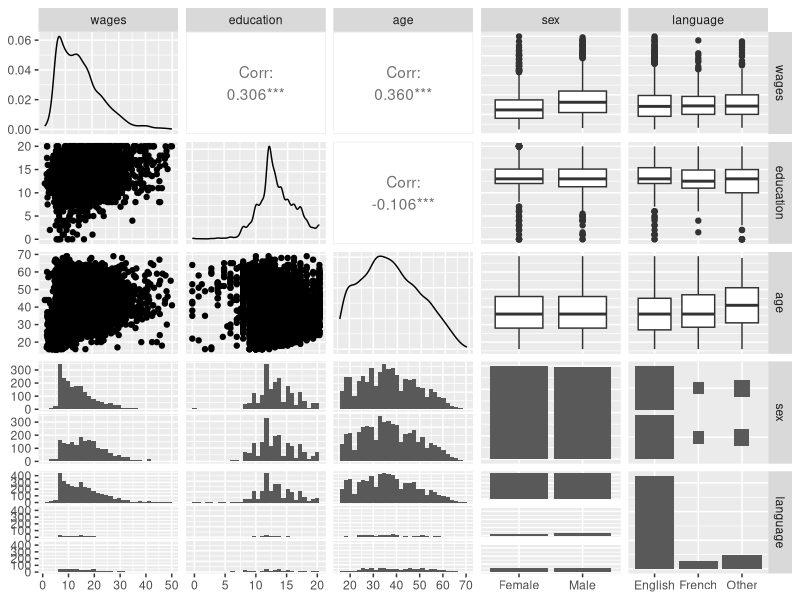
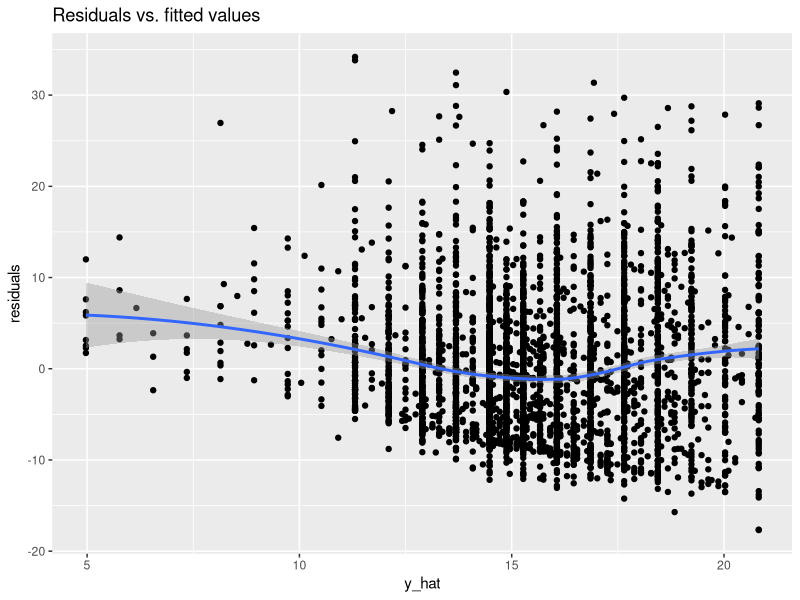
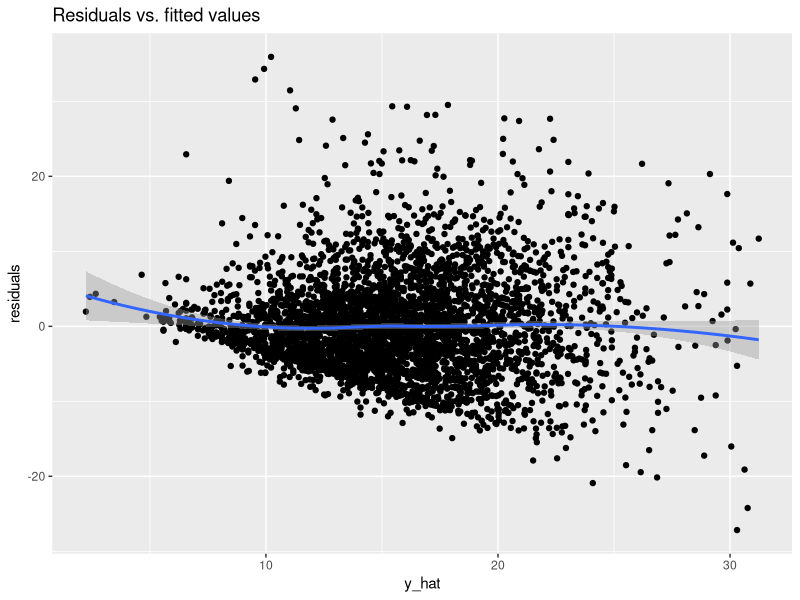
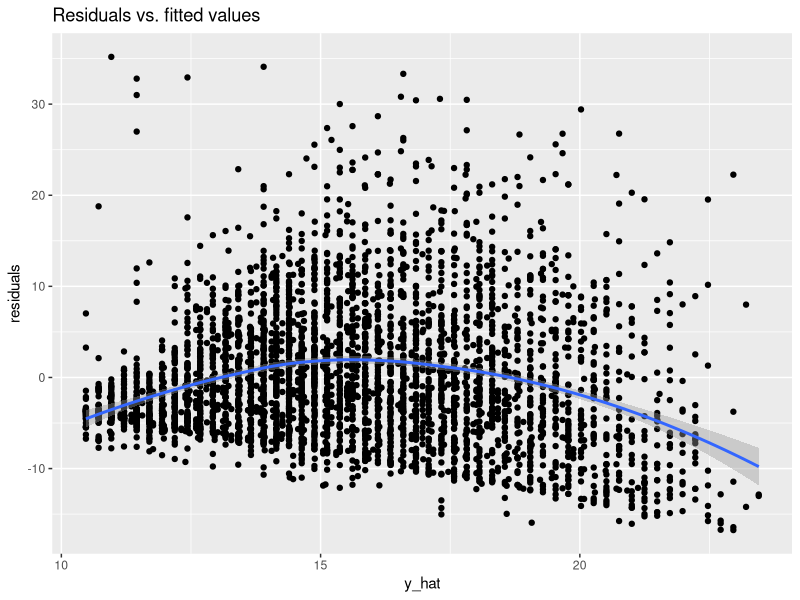
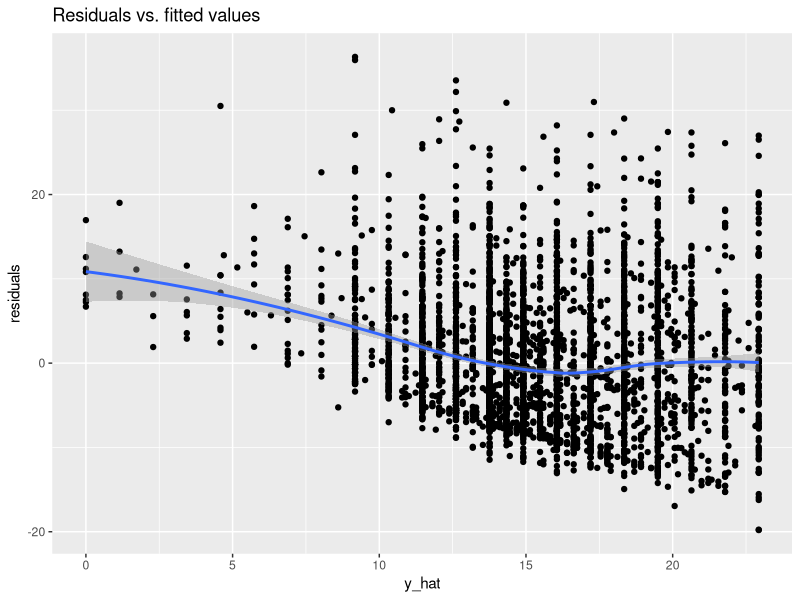

The R script that drew these images, in order:
## ---- chunk 1
library(formatR)
showsol <- FALSE
library(knitr)
opts_chunk$set(tidy.opts = list(width.cutoff = 68), tidy = TRUE, warning = FALSE, error = FALSE, message = FALSE, echo = TRUE)
## ---- chunk 2
library(GGally)
#install.packages("car")
library(car)
data(SLID, package = "carData")
SLID <- SLID[complete.cases(SLID), ]
ggpairs(SLID)
## ---- chunk 3
mylm <- function(formula, data = list(), contrasts = NULL, ...){
  # Extract model matrix & responses
  mf <- model.frame(formula = formula, data = data)
  X  <- model.matrix(attr(mf, "terms"), data = mf, contrasts.arg = contrasts)
  y  <- model.response(mf)
  terms <- attr(mf, "terms")
  n = nrow(X)
  p = ncol(X)
  k = p-1

  # Add code here to calculate coefficients, residuals, fitted values, etc...
  # and store the results in the list est
  beta_hat = solve(t(X)%*%X)%*%t(X)%*%y
  sigma_sq_hat = (1/(n-p))*t(y-X%*%beta_hat)%*%(y-X%*%beta_hat)
  cov_beta_hat = drop(sigma_sq_hat)*solve(t(X)%*%X)
  est <- list(terms = terms, model = mf)
  est$coefficients <- beta_hat
  est$cov <- cov_beta_hat
  
  est$X <- X
  est$y <- y

  # Store call and formula used
  est$call <- match.call()
  est$formula <- formula

  df = n-p
  SSE = t(y-X%*%beta_hat)%*%(y-X%*%beta_hat)
  SST = t(y)%*%(diag(n)-drop(1/n)*rep(1, n)%*%t(rep(1, n)))%*%y
  R2 = 1-SSE/SST
  X2 = ((SST-SSE))/(SSE/(n-p))
  pX2 = pchisq(X2, k)
  # What is the relationship between the X2-statistic and the z-statistic?
  # Kanskje "Testing one regression coefficient" i modul 2
  # Find the critical value for both tests
  vec = c(SSE, SST, R2, X2, pX2, n, p, df)
  est$vec = vec

  # Set class name. This is very important!
  class(est) <- 'mylm'

  # Return the object with all results
  return(est)
}

print.mylm <- function(object, ...){
  # Code here is used when print(object) is used on objects of class "mylm"
  # Useful functions include cat, print.default and format
  names <- colnames(object$cov)
  cat("Coefficients: ")
  for (i in 1:(length(names))){
    cat("\n")
    cat(names[i])
    cat(": ")
    cat(object$coefficients[i])
  }
  cat("\n")
}

summary.mylm <- function(object, ...){
  # Code here is used when summary(object) is used on objects of class "mylm"
  # Useful functions include cat, print.default and format
  names <- colnames(object$cov)
  cat("R squared: ")
  cat(object$vec[3])
  cat("\n")
  cat("Coefficients:\n")
  SD = vector(length = object$vec[7])
  for(i in 1:object$vec[7]){
    SD[i] = sqrt(object$cov[i,i])
  }
  Estimates = object$coefficients
  ztest = Estimates/SD
  pvalue = 2*pnorm(-abs(ztest))
  table = data.frame(Estimates, SD, ztest, pvalue)
  rownames = vector(length = object$vec[7])
  for(i in 1:length(names)){
    rownames[i] = names[i]
  }
  row.names(table) = rownames
  format(table, digits = 4)
}


## ---- chunk 4
model1 <- mylm(wages ~ education, data = SLID)
print(model1)

model1b <- lm(wages ~ education, data = SLID)
print(model1b)

## ---- chunk 5
summary(model1)
summary(model1b)
## ---- chunk 6
library(ggplot2)
plot.mylm <- function(object){
  # Code here is used when plot(object) is used on objects of class "mylm"
  y_hat <- object$X %*% object$coefficients 
  y_true=object$y
  residuals=y_true-y_hat
  data <- data.frame(y_true,y_hat, residuals)
  # Code here is used when plot(object) is used on objects of class "mylm"
  p <- ggplot(data=data, aes(x=y_hat,y=residuals))+geom_point() +
          ggtitle("Residuals vs. fitted values") + stat_smooth(method="loess")
  p
}
model1 <- mylm(wages ~ education, data = SLID)
model1b <- lm(wages ~ education, data = SLID)
plot(model1)
#plot(model1b)
## ---- chunk 7
model2 <- mylm(wages ~ education + age, data = SLID)
model2b <- lm(wages ~ education + age, data = SLID)

print(model2)
print(model2b)

## ---- chunk 8
summary(model2)
summary(model2b)
## ---- chunk 9
model3 = mylm(wages ~ -1+ age, data = SLID)
model4 = mylm(wages ~ -1 +education, data =SLID)
model5 = mylm(wages ~education + age, data = SLID)
summary(model3)
summary(model4)
summary(model5)
## ---- chunk 10
model1 <- mylm(wages ~ sex + age + language + I(education^2), data = SLID)
summary(model1)
plot(model1)
## ---- chunk 11
model2 <- mylm(wages ~ language + age + language*age, data = SLID)
summary(model2)
plot(model2)
## ---- chunk 12
model3 <- mylm(wages ~ -1 +education, data = SLID)
summary(model3)
plot(model3)
